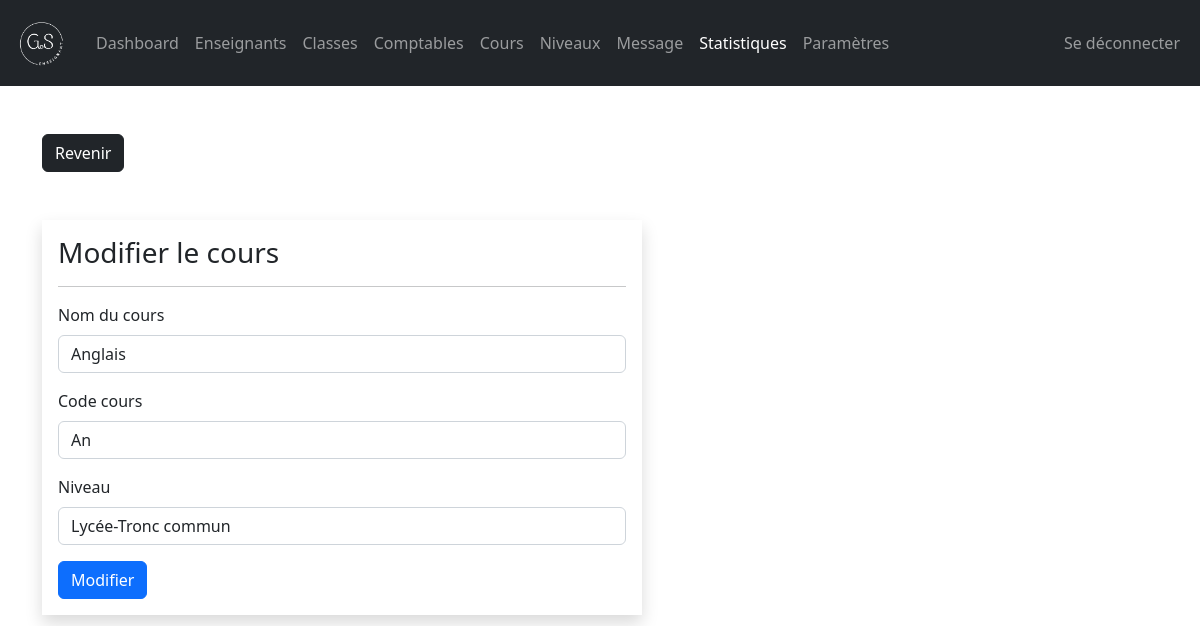
/admin/course-edit.php?course_id=1 (signed in), run on the app's committed database.
### tables this page shows
CREATE TABLE `subjects` (
  `subject_id` int(11) NOT NULL,
  `subject` varchar(31) NOT NULL,
  `subject_code` varchar(31) NOT NULL,
  `grade` int(11) NOT NULL
);

CREATE TABLE `grades` (
  `grade_id` int(11) NOT NULL,
  `grade` varchar(31) NOT NULL,
  `grade_code` varchar(7) NOT NULL
);

### admin/data/subject.php (called while the page is built, shortened)
<?php
function getSubjectById($subject_id, $conn){
   $sql = "SELECT * FROM subjects
           WHERE subject_id=?";
   $stmt = $conn->prepare($sql);
   $stmt->execute([$subject_id]);
   if ($stmt->rowCount() == 1) {
     $subject = $stmt->fetch();
     return $subject;
   }else {
   	return 0;
   }
}
 ?>

### admin/data/grade.php (called while the page is built, shortened)
<?php
function getAllGrades($conn){
   $sql = "SELECT * FROM grades";
   $stmt = $conn->prepare($sql);
   $stmt->execute();
   if ($stmt->rowCount() >= 1) {
     $grades = $stmt->fetchAll();
     return $grades;
   }else {
    return 0;
   }
}

### admin/course-edit.php (the view, shortened to what this page needs)
<?php
if (isset($_SESSION['admin_id']) &&
    isset($_SESSION['role'])     &&
    isset($_GET['course_id'])) {
    if ($_SESSION['role'] == 'Admin') {
       include "../DB_connection.php";
       include "data/subject.php";
       include "data/grade.php";
       $course_id = $_GET['course_id'];
       $course = getSubjectById($course_id, $conn);
       $grades = getAllGrades($conn);
 ?>
<!DOCTYPE html>
<html lang="en">
<head>
	<link rel="stylesheet" href="https://cdn.jsdelivr.net/npm/bootstrap@5.2.0/dist/css/bootstrap.min.css">
	<link rel="stylesheet" href="../css/style.css">
  <link rel="stylesheet" href="https://cdnjs.cloudflare.com/ajax/libs/font-awesome/4.7.0/css/font-awesome.min.css">
</head>
<body>
    <?php
        include "inc/navbar.php";
     ?>
     <div class="container mt-5">
        <a href="course.php"
           class="btn btn-dark">Revenir</a>
        <form method="post"
              class="shadow p-3 mt-5 form-w"
              action="req/course-edit.php">
        <h3>Modifier le cours</h3><hr>
        <div class="mb-3">
          <label class="form-label">Nom du cours</label>
          <input type="text"
                 class="form-control"
                 value="<?=$course['subject']?>"
                 name="course_name">
        </div>
        <div class="mb-3">
          <label class="form-label">Code cours</label>
          <input type="text"
                 class="form-control"
                 value="<?=$course['subject_code']?>"
                 name="course_code">
        </div>
        <div class="mb-3">
          <label class="form-label">Niveau</label>
          <select name="grade"
                  class="form-control" >
                  <?php foreach ($grades as $grade) {
                     $selected = 0;
                     if ($grade['grade_id'] == $course['grade'] ) {
                       $selected = 1;
                     }
                  ?>
                    <option  value="<?=$grade['grade_id']?>"
                          <?php if ($selected) echo "selected"; ?> >
                       <?=$grade['grade_code'].'-'.$grade['grade']?>
                    </option>
                  <?php } ?>
          </select>
        </div>
      <button type="submit"
              class="btn btn-primary">
              Modifier</button>
     </form>
</body>
</html>
<?php
  }else {
    header("Location: course.php");
    exit;
  }
}else {
	header("Location: course.php");
	exit;
}
?>

### css/style.css (style rules this page uses)
.form-w { max-width: 600px; width: 100%; }

### data on the page
subjects: course_name "Anglais", course_code "An", grade "Lycée-Tronc commun"
